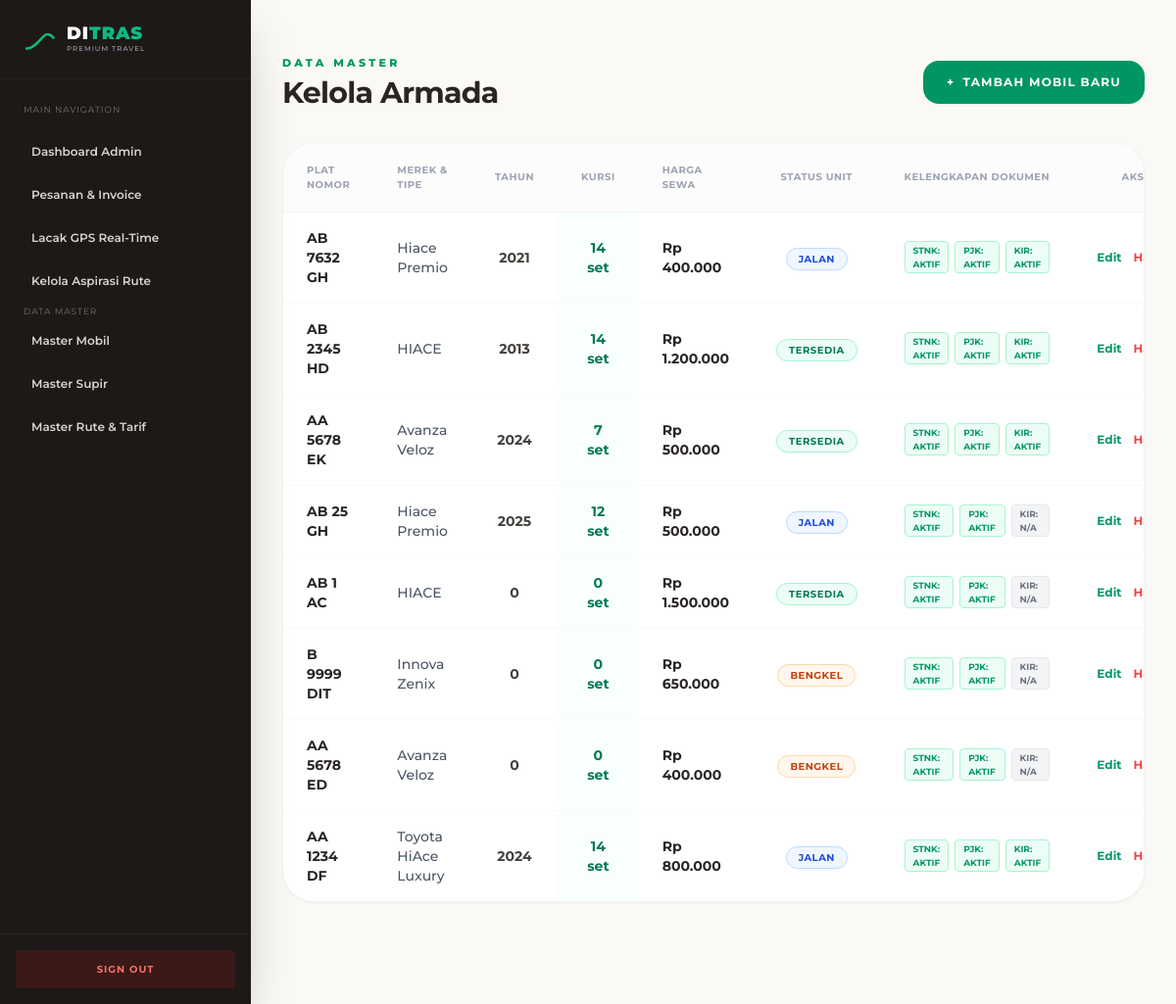
Screenshot of /pages/admin/master-mobil.php (signed in) with the database file from the repository.
### tables this page shows
CREATE TABLE `mobil` (
  `id` int(11) NOT NULL,
  `merk` varchar(50) NOT NULL,
  `tahun_kendaraan` year(4) NOT NULL,
  `jumlah_kursi` int(11) NOT NULL,
  `plat_nomor` varchar(15) NOT NULL,
  `status_mobil` enum('tersedia','jalan','maintenance') NOT NULL DEFAULT 'tersedia',
  `status_stnk` enum('Aktif','Mati') DEFAULT 'Aktif',
  `status_pajak` enum('Aktif','Mati') DEFAULT 'Aktif',
  `status_kir` enum('Aktif','Mati','Tidak Ada') DEFAULT 'Tidak Ada',
  `harga_sewa_per_hari` int(11) NOT NULL
);

### pages/admin/master-mobil.php (the view, shortened to what this page needs)
<?php
require_once __DIR__ . '/../../config/database.php';
$stmt = $pdo->query("SELECT * FROM mobil ORDER BY id DESC");
$all_mobil = $stmt->fetchAll(PDO::FETCH_ASSOC);
?>
<!DOCTYPE html>
<html lang="id">
<head>
    <script src="https://cdn.tailwindcss.com"></script>
</head>
<body class="bg-[#faf9f6] text-stone-900 antialiased">
    <?php include '../../components/sidebar.php'; ?>
    <main class="ml-64 p-8 min-h-screen">
        <div class="flex justify-between items-center mb-8">
            <div>
                <p class="text-[11px] uppercase tracking-[0.3em] text-[#009663] font-extrabold mb-1">Data Master</p>
                <h1 class="text-3xl font-bold tracking-tight text-stone-800">Kelola Armada</h1>
            </div>
            <button onclick="openModal()" class="bg-[#009663] text-white font-bold px-6 py-3.5 rounded-2xl text-xs uppercase tracking-widest hover:bg-emerald-700 hover:shadow-lg hover:shadow-emerald-200 transition-all duration-300 flex items-center gap-2">
                <span>+</span> Tambah Mobil Baru
            </button>
        </div>
        <div class="bg-white rounded-[32px] border border-gray-100 shadow-sm overflow-hidden">
            <div class="overflow-x-auto">
                <table class="w-full text-left border-collapse">
                    <thead>
                        <tr class="border-b border-gray-100 bg-gray-50/50">
                            <th class="py-5 px-6 text-[10px] font-bold text-gray-400 uppercase tracking-wider">Plat Nomor</th>
                            <th class="py-5 px-6 text-[10px] font-bold text-gray-400 uppercase tracking-wider">Merek & Tipe</th>
                            <th class="py-5 px-6 text-[10px] font-bold text-gray-400 uppercase tracking-wider text-center">Tahun</th>
                            <th class="py-5 px-6 text-[10px] font-bold text-gray-400 uppercase tracking-wider text-center">Kursi</th>
                            <th class="py-5 px-6 text-[10px] font-bold text-gray-400 uppercase tracking-wider">Harga Sewa</th>
                            <th class="py-5 px-6 text-[10px] font-bold text-gray-400 uppercase tracking-wider text-center">Status Unit</th>
                            <th class="py-5 px-6 text-[10px] font-bold text-gray-400 uppercase tracking-wider">Kelengkapan Dokumen</th>
                            <th class="py-5 px-6 text-[10px] font-bold text-gray-400 uppercase tracking-wider text-center">Aksi</th>
                        </tr>
                    </thead>
                    <tbody class="divide-y divide-gray-50">
                        <?php if (empty($all_mobil)): ?>
                            <tr>
                                <td colspan="8" class="py-10 text-center text-sm font-medium text-gray-400">Belum ada armada terdaftar.</td>
                            </tr>
                        <?php else: ?>
                            <?php foreach ($all_mobil as $row): ?>
                                <tr class="hover:bg-gray-50/50 transition-colors">
                                    <td class="py-4 px-6 font-bold text-sm text-stone-800"><?= htmlspecialchars($row['plat_nomor']) ?></td>
                                    <td class="py-4 px-6 font-medium text-sm text-gray-600"><?= htmlspecialchars($row['merk']) ?></td>
                                    <td class="py-4 px-6 text-sm font-bold text-stone-700 text-center"><?= $row['tahun_kendaraan'] ?></td>
                                    <td class="py-4 px-6 text-sm font-bold text-emerald-700 text-center bg-emerald-50/30 rounded-lg"><?= $row['jumlah_kursi'] ?> set</td>
                                    <td class="py-4 px-6 font-bold text-sm text-stone-800">Rp <?= number_format($row['harga_sewa_per_hari'], 0, ',', '.') ?></td>
                                    <td class="py-4 px-6 text-center">
                                        <?php if ($row['status_mobil'] === 'tersedia'): ?>
                                            <span class="px-3 py-1 text-[10px] font-bold tracking-wider rounded-full bg-emerald-50 text-emerald-700 border border-emerald-200">TERSEDIA</span>
                                        <?php elseif ($row['status_mobil'] === 'jalan'): ?>
                                            <span class="px-3 py-1 text-[10px] font-bold tracking-wider rounded-full bg-blue-50 text-blue-700 border border-blue-200">JALAN</span>
                                        <?php else: ?>
                                            <span class="px-3 py-1 text-[10px] font-bold tracking-wider rounded-full bg-orange-50 text-orange-700 border border-orange-200">BENGKEL</span>
                                        <?php endif; ?>
                                    </td>
                                    <td class="py-4 px-6">
                                        <div class="flex items-center gap-1.5 text-[9px] font-bold">
                                            <span class="px-2 py-0.5 rounded border <?= $row['status_stnk'] === 'Aktif' ? 'bg-emerald-50 text-emerald-600 border-emerald-200' : 'bg-red-50 text-red-600 border-red-200' ?>">STNK: <?= strtoupper($row['status_stnk']) ?></span>
                                            <span class="px-2 py-0.5 rounded border <?= $row['status_pajak'] === 'Aktif' ? 'bg-emerald-50 text-emerald-600 border-emerald-200' : 'bg-red-50 text-red-600 border-red-200' ?>">PJK: <?= strtoupper($row['status_pajak']) ?></span>
                                            <span class="px-2 py-0.5 rounded border <?= $row['status_kir'] === 'Aktif' ? 'bg-emerald-50 text-emerald-600 border-emerald-200' : 'bg-gray-100 text-gray-500 border-gray-200' ?>">KIR: <?= $row['status_kir'] === 'Aktif' ? 'AKTIF' : 'N/A' ?></span>
                                        </div>
                                    </td>
                                    <td class="py-4 px-6 text-center text-xs font-bold">
                                        <div class="flex justify-center items-center gap-3">
                                            <button onclick="editMobil(<?= htmlspecialchars(json_encode($row)) ?>)" class="text-emerald-600 hover:text-emerald-800 transition-colors">Edit</button>
                                            <a href="master-mobil.php?hapus=<?= $row['id'] ?>" onclick="return confirm('Yakin ingin menghapus armada <?= $row['plat_nomor'] ?>?')" class="text-red-500 hover:text-red-700 transition-colors">Hapus</a>
                                        </div>
                                    </td>
                                </tr>
                            <?php endforeach; ?>
                        <?php endif; ?>
                    </tbody>
                </table>
            </div>
        </div>
    </main>
</body>
</html>

### pages/admin/master-mobil.php (style rules this page uses)
body { font-family: 'Montserrat', sans-serif; }

### rows the page displays
mobil: plat_nomor "AB 7632 GH", merk "Hiace Premio", tahun_kendaraan "2021", jumlah_kursi "14", harga_sewa_per_hari "400.000", status_mobil "JALAN", status_stnk "AKTIF", status_pajak "AKTIF", status_kir "AKTIF"
mobil: plat_nomor "AB 2345 HD", merk "HIACE", tahun_kendaraan "2013", jumlah_kursi "14", harga_sewa_per_hari "1.200.000", status_mobil "TERSEDIA", status_stnk "AKTIF", status_pajak "AKTIF", status_kir "AKTIF"
mobil: plat_nomor "AA 5678 EK", merk "Avanza Veloz", tahun_kendaraan "2024", jumlah_kursi "7", harga_sewa_per_hari "500.000", status_mobil "TERSEDIA", status_stnk "AKTIF", status_pajak "AKTIF", status_kir "AKTIF"
mobil: plat_nomor "AB 25 GH", merk "Hiace Premio", tahun_kendaraan "2025", jumlah_kursi "12", harga_sewa_per_hari "500.000", status_mobil "JALAN", status_stnk "AKTIF", status_pajak "AKTIF", status_kir "N/A"
mobil: plat_nomor "AB 1 AC", merk "HIACE", tahun_kendaraan "0", jumlah_kursi "0", harga_sewa_per_hari "1.500.000", status_mobil "TERSEDIA", status_stnk "AKTIF", status_pajak "AKTIF", status_kir "N/A"
mobil: plat_nomor "B 9999 DIT", merk "Innova Zenix", tahun_kendaraan "0", jumlah_kursi "0", harga_sewa_per_hari "650.000", status_mobil "BENGKEL", status_stnk "AKTIF", status_pajak "AKTIF", status_kir "N/A"
mobil: plat_nomor "AA 5678 ED", merk "Avanza Veloz", tahun_kendaraan "0", jumlah_kursi "0", harga_sewa_per_hari "400.000", status_mobil "BENGKEL", status_stnk "AKTIF", status_pajak "AKTIF", status_kir "N/A"
mobil: plat_nomor "AA 1234 DF", merk "Toyota HiAce Luxury", tahun_kendaraan "2024", jumlah_kursi "14", harga_sewa_per_hari "800.000", status_mobil "JALAN", status_stnk "AKTIF", status_pajak "AKTIF", status_kir "AKTIF"
